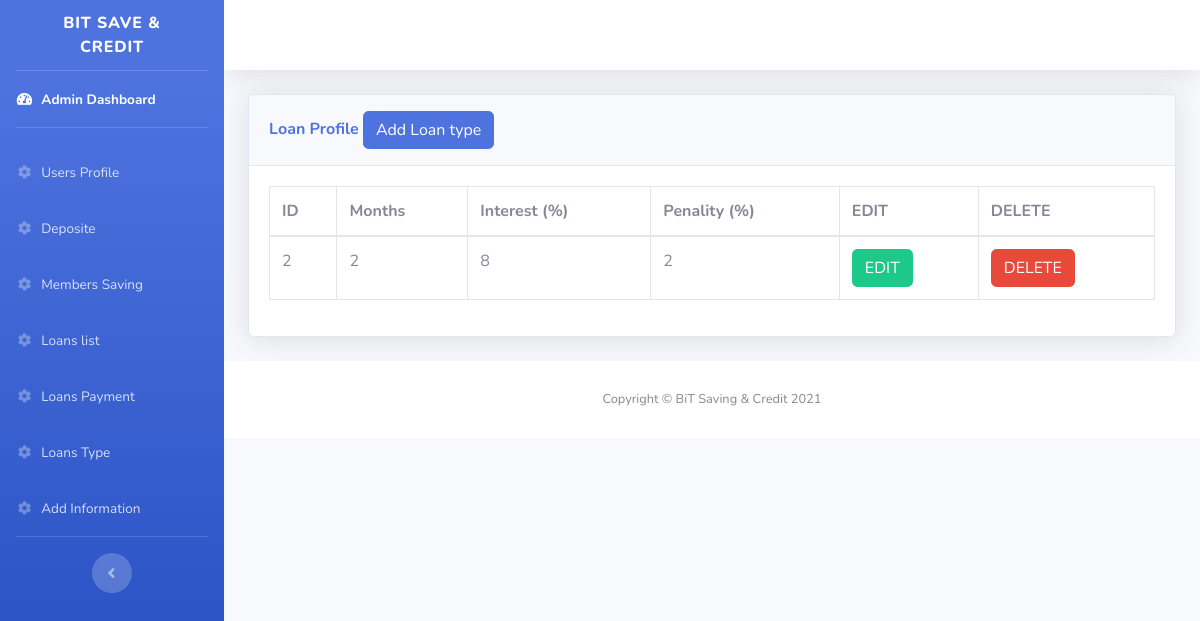
The app's page /loan.php with its own data.
### tables this page shows
CREATE TABLE `loan_plan` (
  `id` int(30) NOT NULL,
  `months` int(11) NOT NULL,
  `interset` float NOT NULL,
  `penality` float NOT NULL
);

### loan.php (the view, shortened to what this page needs)
<?php
include('includes/header.php');
include('includes/navbar.php');
?>
<div class="container-fluid">
    <div class="card shadow mb-4">
        <div class="card-header py-3">
            <h6 class="m-0 font-weight-bold text-primary">Loan Profile
                <button type="button" class="btn btn-primary" data-toggle="modal" data-target="#addadminprofile">
                    Add Loan type
                </button>
            </h6>
        </div>
        <div class="card-body">
            <div class="table-responsive">
                <?php
                    $connction = mysqli_connect("localhost", "root", "", "adminpanel");
                    $query = "SELECT * FROM loan_plan";
                    $query_run = mysqli_query($connction, $query);
                    ?>
                <table class="table table-bordered" id="dataTable" width="100%" cellspacing="0">
                    <thead>
                        <tr>
                            <th> ID </th>
                            <th> Months </th>
                            <th>Interest (%)</th>
                            <th>Penality (%)</th>
                            <th>EDIT </th>
                            <th>DELETE </th>
                        </tr>
                    </thead>
                    <tbody>
                        <?php
                            if (mysqli_num_rows($query_run) > 0) {
                                while ($row = mysqli_fetch_assoc($query_run)) {
                                    ?>
                        <tr>
                            <td><?php echo $row['id']; ?></td>
                            <td><?php echo $row['months']; ?></td>
                            <td><?php echo $row['interset']; ?></td>
                            <td><?php echo $row['penality']; ?></td>
                            <td>
                                <form action="loan_edit.php" method="POST">
                                    <button type="submit" name="loan_edit_btn" class="btn btn-success">EDIT</button>
                                </form>
                            </td>
                            <td>
                                <form action="code.php" method="post">
                                    <button type="submit" name="loan_deletebtn" class="btn btn-danger">DELETE</button>
                                </form>
                            </td>
                        </tr>
                        <?php
                                }
                            } else {
                                echo "No Record Found";
                            }
                            ?>
                    </tbody>
                </table>
            </div>
        </div>
    </div>
</div>
<?php
include('includes/footer.php');
?>

### records on screen
loan_plan: id "2", months "2", interset "8", penality "2"
